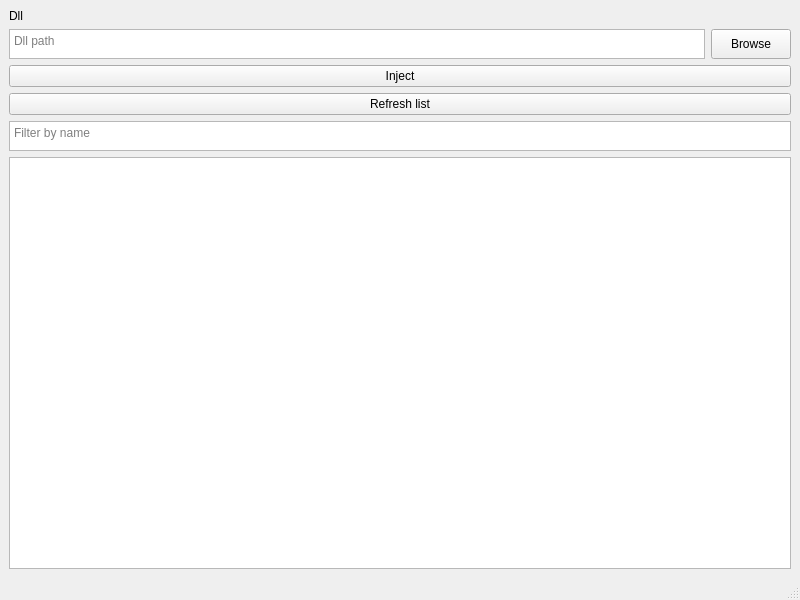
<?xml version="1.0" encoding="UTF-8"?>
<ui version="4.0">
 <class>MainWindow</class>
 <widget class="QMainWindow" name="MainWindow">
  <property name="geometry">
   <rect>
    <x>0</x>
    <y>0</y>
    <width>800</width>
    <height>600</height>
   </rect>
  </property>
  <property name="windowTitle">
   <string>Dll Injector</string>
  </property>
  <widget class="QWidget" name="centralwidget">
   <layout class="QVBoxLayout" name="verticalLayout_2">
    <item>
     <widget class="QLabel" name="label">
      <property name="text">
       <string>Dll</string>
      </property>
     </widget>
    </item>
    <item>
     <layout class="QVBoxLayout" name="verticalLayout">
      <item>
       <layout class="QHBoxLayout" name="horizontalLayout">
        <item>
         <widget class="QTextEdit" name="textEdit_dllPath">
          <property name="maximumSize">
           <size>
            <width>16777214</width>
            <height>30</height>
           </size>
          </property>
          <property name="readOnly">
           <bool>false</bool>
          </property>
          <property name="placeholderText">
           <string>Dll path</string>
          </property>
         </widget>
        </item>
        <item>
         <widget class="QPushButton" name="pushButton_browse">
          <property name="minimumSize">
           <size>
            <width>0</width>
            <height>30</height>
           </size>
          </property>
          <property name="text">
           <string>Browse</string>
          </property>
         </widget>
        </item>
       </layout>
      </item>
      <item>
       <widget class="QPushButton" name="pushButton_inject">
        <property name="text">
         <string>Inject</string>
        </property>
       </widget>
      </item>
      <item>
       <widget class="QPushButton" name="pushButton_refresh">
        <property name="text">
         <string>Refresh list</string>
        </property>
       </widget>
      </item>
      <item>
       <widget class="QTextEdit" name="textEdit_filter">
        <property name="maximumSize">
         <size>
          <width>16777215</width>
          <height>30</height>
         </size>
        </property>
        <property name="placeholderText">
         <string>Filter by name</string>
        </property>
       </widget>
      </item>
      <item>
       <widget class="QListWidget" name="listWidget_processes"/>
      </item>
     </layout>
    </item>
   </layout>
  </widget>
  <widget class="QMenuBar" name="menubar">
   <property name="geometry">
    <rect>
     <x>0</x>
     <y>0</y>
     <width>800</width>
     <height>21</height>
    </rect>
   </property>
  </widget>
  <widget class="QStatusBar" name="statusbar"/>
 </widget>
 <resources/>
 <connections/>
</ui>
